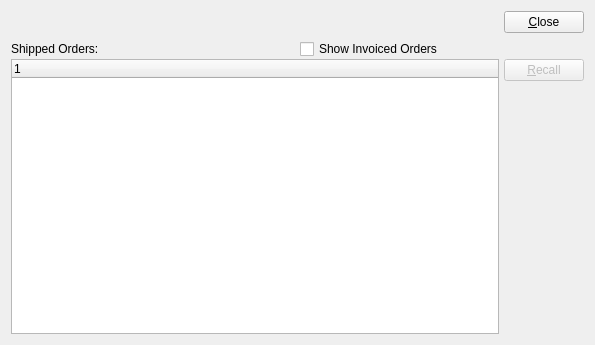
<ui version="4.0" >
 <author></author>
 <comment>This file is part of the xTuple ERP: PostBooks Edition, a free and
open source Enterprise Resource Planning software suite,
Copyright (c) 1999-2011 by OpenMFG LLC, d/b/a xTuple.
It is licensed to you under the Common Public Attribution License
version 1.0, the full text of which (including xTuple-specific Exhibits)
is available at www.xtuple.com/CPAL.  By using this software, you agree
to be bound by its terms.</comment>
 <exportmacro></exportmacro>
 <class>recallOrders</class>
 <widget class="QWidget" name="recallOrders" >
  <property name="geometry" >
   <rect>
    <x>0</x>
    <y>0</y>
    <width>595</width>
    <height>345</height>
   </rect>
  </property>
  <property name="windowTitle" >
   <string>Recall Orders to Shipping</string>
  </property>
   <layout class="QVBoxLayout" >
    <item>
     <layout class="QHBoxLayout" >
      <property name="margin" >
       <number>0</number>
      </property>
      <property name="spacing" >
       <number>0</number>
      </property>
      <item>
       <spacer>
        <property name="orientation" >
         <enum>Qt::Horizontal</enum>
        </property>
        <property name="sizeType" >
         <enum>QSizePolicy::Expanding</enum>
        </property>
        <property name="sizeHint" >
         <size>
          <width>20</width>
          <height>20</height>
         </size>
        </property>
       </spacer>
      </item>
      <item>
       <widget class="QPushButton" name="_close" >
        <property name="text" >
         <string>&amp;Close</string>
        </property>
       </widget>
      </item>
     </layout>
    </item>
    <item>
     <layout class="QVBoxLayout" >
      <property name="margin" >
       <number>0</number>
      </property>
      <property name="spacing" >
       <number>0</number>
      </property>
      <item>
       <layout class="QHBoxLayout" >
        <property name="margin" >
         <number>0</number>
        </property>
        <property name="spacing" >
         <number>5</number>
        </property>
        <item>
         <widget class="QLabel" name="_shippedOrders" >
          <property name="text" >
           <string>Shipped Orders:</string>
          </property>
         </widget>
        </item>
        <item>
         <widget class="QCheckBox" name="_showInvoiced" >
          <property name="text" >
           <string>Show Invoiced Orders</string>
          </property>
         </widget>
        </item>
       </layout>
      </item>
      <item>
       <layout class="QHBoxLayout" >
        <property name="margin" >
         <number>0</number>
        </property>
        <property name="spacing" >
         <number>5</number>
        </property>
        <item>
         <widget class="XTreeWidget" name="_ship" />
        </item>
        <item>
         <layout class="QVBoxLayout" >
          <property name="margin" >
           <number>0</number>
          </property>
          <property name="spacing" >
           <number>0</number>
          </property>
          <item>
           <widget class="QPushButton" name="_recall" >
            <property name="enabled" >
             <bool>false</bool>
            </property>
            <property name="text" >
             <string>&amp;Recall</string>
            </property>
           </widget>
          </item>
          <item>
           <spacer>
            <property name="orientation" >
             <enum>Qt::Vertical</enum>
            </property>
            <property name="sizeType" >
             <enum>QSizePolicy::Expanding</enum>
            </property>
            <property name="sizeHint" >
             <size>
              <width>20</width>
              <height>20</height>
             </size>
            </property>
           </spacer>
          </item>
         </layout>
        </item>
       </layout>
      </item>
     </layout>
    </item>
   </layout>
 </widget>
 <layoutdefault spacing="6" margin="11" />
 <pixmapfunction>qPixmapFromMimeSource</pixmapfunction>
 <customwidgets>
  <customwidget>
   <class>XTreeWidget</class>
   <extends>QTreeWidget</extends>
   <header>xtreewidget.h</header>
   <container>0</container>
   <pixmap></pixmap>
  </customwidget>
 </customwidgets>
 <tabstops>
  <tabstop>_showInvoiced</tabstop>
  <tabstop>_ship</tabstop>
  <tabstop>_recall</tabstop>
  <tabstop>_close</tabstop>
 </tabstops>
 <includes/>
 <resources/>
 <connections>
  <connection>
   <sender>_close</sender>
   <signal>clicked()</signal>
   <receiver>recallOrders</receiver>
   <slot>close()</slot>
   <hints>
    <hint type="sourcelabel" >
     <x>20</x>
     <y>20</y>
    </hint>
    <hint type="destinationlabel" >
     <x>20</x>
     <y>20</y>
    </hint>
   </hints>
  </connection>
  <connection>
   <sender>_ship</sender>
   <signal>valid(bool)</signal>
   <receiver>_recall</receiver>
   <slot>setEnabled(bool)</slot>
   <hints>
    <hint type="sourcelabel" >
     <x>20</x>
     <y>20</y>
    </hint>
    <hint type="destinationlabel" >
     <x>20</x>
     <y>20</y>
    </hint>
   </hints>
  </connection>
  <connection>
   <sender>_ship</sender>
   <signal>itemSelected(int)</signal>
   <receiver>_recall</receiver>
   <slot>animateClick()</slot>
   <hints>
    <hint type="sourcelabel" >
     <x>20</x>
     <y>20</y>
    </hint>
    <hint type="destinationlabel" >
     <x>20</x>
     <y>20</y>
    </hint>
   </hints>
  </connection>
 </connections>
</ui>
